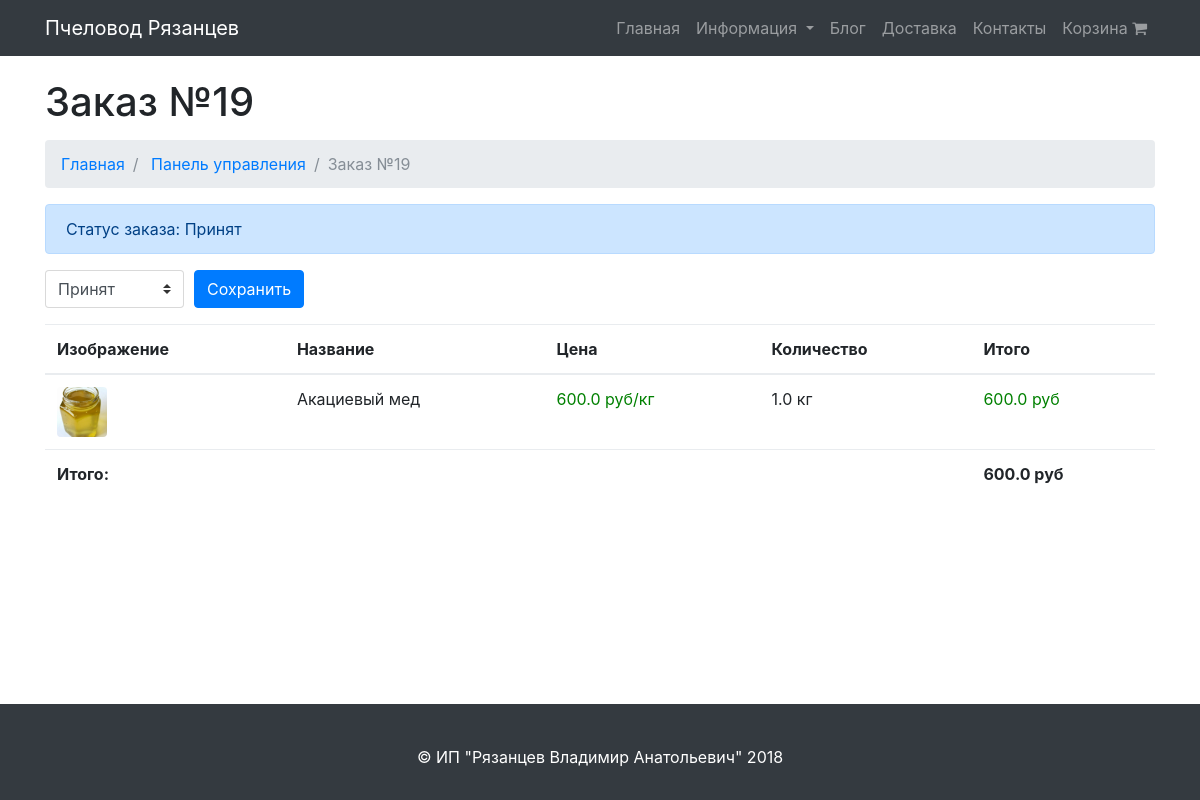
Page /control/order/19/ on the committed database.
### store/models.py (models this page shows, shortened)
class Order(models.Model):
    accepted = 'Принят'
    execution = 'Исполнение'
    executed = 'Исполнен'
    canceled = 'Отменён'
    status_classifier = (
        (accepted, 'Принят'),
        (execution, 'Исполнение'),
        (executed, 'Исполнен'),
        (canceled, 'Отменён'),
    )
    uuid = models.UUIDField(default=uuid.uuid4, editable=False)
    email = models.EmailField(blank=True, null=True)
    phone = models.CharField(max_length=20)
    date = models.DateTimeField(default=timezone.now)
    status = models.CharField(max_length=10, choices=status_classifier, default=accepted)

class OrderItem(models.Model):
    product = models.ForeignKey(Product)
    quantity = models.FloatField()
    order = models.ForeignKey(Order)

class Product(models.Model):
    kg = u'кг'
    pcs = u'шт'
    measure_classifier = (
        (kg, 'кг'),
        (pcs, 'шт'),
    )
    photo = models.ImageField(upload_to="images")
    name = models.CharField(max_length=500)
    short_description = models.TextField()
    description = models.TextField()
    price = models.FloatField()
    measure = models.CharField(max_length=10, choices=measure_classifier, default=kg)
    in_stock = models.BooleanField(default=True)
    is_show = models.BooleanField(default=True)
    order_number = models.IntegerField(default=0)
    update_date = models.DateTimeField(default=timezone.now)

### control_panel/views.py (the view)
# urls.py: url(r'^control/order/(?P<id>\d+)/$', views.control_order, name='control_order'),
def control_order(request, id):
    order = Order.objects.get(id=id)
    order_item_list = OrderItem.objects.filter(order=order)
    sum_order = 0
    for item in order_item_list:
        sum_order += item.quantity * item.product.price
    return render(
        request,
        "control_panel/order.html",
        {
            "order": order,
            "order_item_list": order_item_list,
            "sum_order": sum_order,
        }
    )

### store/templatetags/poll_extras.py (called while the page is built)
@register.filter
def mul(value, arg):
    try:
        value = float(value)
        arg = float(arg)
        if arg: return value * arg
    except:
        pass
    return ''

### templates/control_panel/order.html (shortened to what this page needs)
{% extends "base.html" %}
{% load poll_extras %}
{% block content %}
    <div class="container">
        <h1 class="mt-4 mb-3">Заказ №{{ order.id }}
        </h1>
        <ol class="breadcrumb">
            <li class="breadcrumb-item">
                <a href="{% url "index" %}">Главная</a>
            </li>
            <li class="breadcrumb-item">
                <a href="{% url "control" %}">Панель управления</a>
            </li>
            <li class="breadcrumb-item active">Заказ №{{ order.id }}</li>
        </ol>
        {% if order.status == 'Принят' or order.status == 'Исполнение' %}
            <div class="alert alert-primary" role="alert">
                Статус заказа: {{ order.status }}
            </div>
        {% elif order.status == 'Исполнен' %}
            <div class="alert alert-success" role="alert">
                Статус заказа: {{ order.status }}
            </div>
        {% elif order.status == 'Отменён' %}
            <div class="alert alert-danger" role="alert">
                Статус заказа: {{ order.status }}
            </div>
        {% endif %}
        <form action="{% url "change_order_status" id=order.id %}" method="post">
            <div class="input-group mb-3">
                <select name="status" class="custom-select" id="inputSelectStatus">
                    <option value="Принят" {% if order.status == 'Принят' %}selected{% endif %}>Принят</option>
                </select>
                <div class="input-group-append" style="margin-left: 10px">
                    <a>
                        <button class="btn btn-primary" type="submit">Сохранить</button>
                    </a>
                </div>
            </div>
        </form>
        <table class="table table-hover">
            <thead>
            <tr>
                <th>Изображение</th>
                <th>Название</th>
                <th>Цена</th>
                <th>Количество</th>
                <th>Итого</th>
            </tr>
            </thead>
            <tbody>
            {% for item in order_item_list %}
                <tr>
                    <td>
                        <a href="#">
                            <img height="50px" class="rounded mb-3 mb-md-0" src="{{ item.product.photo.url }}" alt="">
                        </a>
                    </td>
                    <td>{{ item.product.name }}</td>
                    <td><span style="color: green; ">{{ item.product.price }} руб/{{ item.product.measure }}</span></td>
                    <td>
                        {{ item.quantity }} {{ item.product.measure }}
                    </td>
                    <td>
                        <span style="color: green; ">{{ item.quantity|mul:item.product.price }} руб</span>
                    </td>
                </tr>
            {% endfor %}
            </tbody>
            <tfoot>
            <tr>
                <td><b>Итого:</b></td>
                <td></td>
                <td></td>
                <td></td>
                <td><b>{{ sum_order }} руб</b></td>
            </tr>
            </tfoot>
        </table>
    </div>
{% endblock %}

### static/css/modern-business.css (style rules this page uses)
body { padding-top: 54px; }
@media (min-width: 992px) { body { padding-top: 56px; } }

### static/css/style.css (style rules this page uses)
html { position: relative; min-height: 100%; }
body { margin-bottom: 100px; }

### rows in the picture
Order: id "19", status "Принят"
OrderItem: product.photo (picture), product.name "Акациевый мед", product.price "600.0", product.measure "кг", quantity "1.0", quantity|mul "600.0"

### other values in the picture
{{ sum_order }} "600.0"
